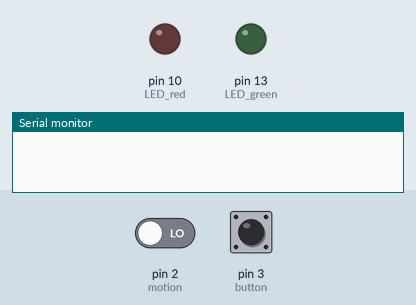
A sketch run on a simulated Arduino Uno, built with avr-gcc and run on an emulated ATmega328P. On the bench: output pins drawn as LEDs (lit = HIGH), the last lines printed to the serial monitor. Inputs (shaded band) come from the test bench; at power-on: pin 2 (motion) LOW, pin 3 (button) LOW.

Above: at 1.2 s.
1.3 s: pin 2 (motion) driven HIGH
At 2.1 s:
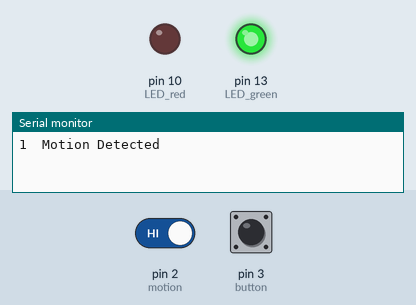
2.8 s: pin 3 (button) pulled HIGH for 0.15 s
At 2.87 s:
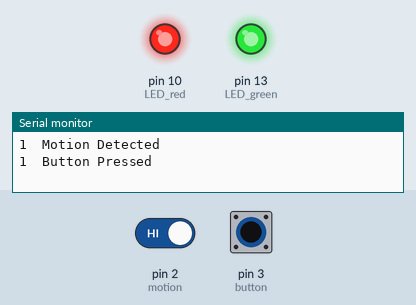
4.4 s: pin 3 (button) pulled HIGH for 3.2 s
At 8.1 s:
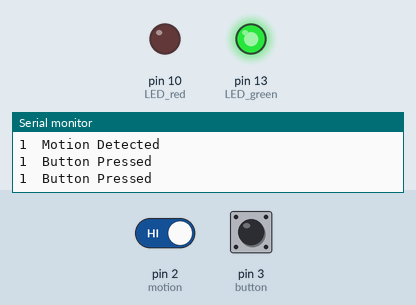
9.1 s: pin 2 (motion) driven LOW
At 10.3 s:
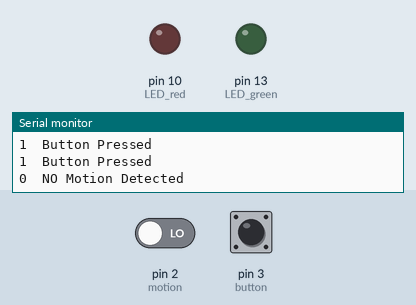
10.6 s: pin 3 (button) pulled HIGH for 1 s
At 11.4 s:
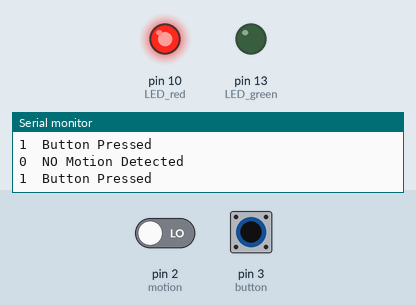
Timing chart, 0 to 13.6 s (numbered marks = the images above; inputs shaded):
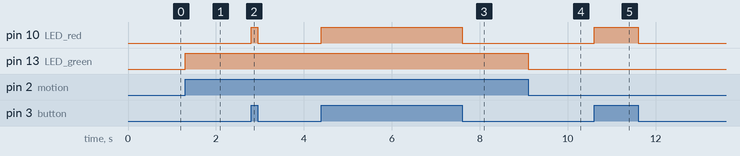

Measured:
- after the input at 1.3 s, pin 13 (LED_green): LOW → HIGH at once
- after the input at 2.8 s, pin 10 (LED_red): LOW → HIGH at once, → LOW 0.15 s later
- after the input at 4.4 s, pin 10 (LED_red): LOW → HIGH at once, → LOW 3.2 s later
- after the input at 9.1 s, pin 13 (LED_green): HIGH → LOW at once
- after the input at 10.6 s, pin 10 (LED_red): LOW → HIGH at once, → LOW 1.0 s later

The sketch:

Task_1.3C.ino
```cpp
/*
  Task 1.3C Multiple Interrupts
*/

// Set variable &constants
int const motion = 2;		// Assign motion sensor to Pin# 2
int const button = 3;		// Assign button to Pin# 3
int const LED_green = 13;		// Assign LED Green to Pin# 13
int const LED_red = 10;			// Assign LED Red to Pin# 10
volatile int motion_flag = 0;	// set motion Flag varaible as volatile to 0
volatile int button_state = 0;	// set button State varaible as volatile to 0

// Program setup code
void setup()
{
  pinMode(motion,INPUT); 		// initialise sensor as input
  pinMode(button,INPUT); 		// initialise button as input
  pinMode(LED_green, OUTPUT);	// initialise Green LED as output
  pinMode(LED_red, OUTPUT);		// initialise Red LED as output

  attachInterrupt(digitalPinToInterrupt(motion),ISR_LED_green,CHANGE);
  attachInterrupt(digitalPinToInterrupt(button),ISR_LED_red,CHANGE);
	Serial.begin(9600); 		// initialise serial at 9600bps
}

// Program Main
void loop()
{
}

//Interrupt function
void ISR_LED_green()
{
  motion_flag = digitalRead(motion); 	// Read input PIN #2=
  digitalWrite(LED_green,motion_flag);
  if (motion_flag==1)                 // If motion flag is High, print output that motion has been detected, otherwise print it has not
  {
    Serial.println();
    Serial.print(motion_flag);
    Serial.print("\t");
    Serial.print("Motion Detected");
  }
   else
   {
     Serial.println();
     Serial.print(motion_flag);
     Serial.print("\t");
     Serial.print("NO Motion Detected");
   }
}

void ISR_LED_red()
{
  button_state = digitalRead(button); 	// Read input PIN #3
  digitalWrite(LED_red,button_state);
  if (button_state==1)                  // If button state is High, print output that it has been pressed, otherwise do nothing
  {
    Serial.println();
    Serial.print(button_state);
    Serial.print("\t");
    Serial.print("Button Pressed");
  }
   else
   {
   }
}
```
